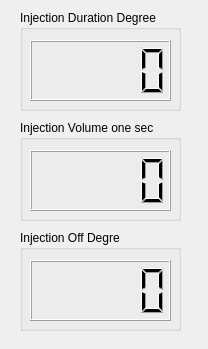
<?xml version="1.0" encoding="UTF-8"?>
<ui version="4.0">
 <class>frminj</class>
 <widget class="QWidget" name="frminj">
  <property name="geometry">
   <rect>
    <x>0</x>
    <y>0</y>
    <width>208</width>
    <height>349</height>
   </rect>
  </property>
  <property name="windowTitle">
   <string>Form</string>
  </property>
  <widget class="QGroupBox" name="groupBox">
   <property name="geometry">
    <rect>
     <x>20</x>
     <y>10</y>
     <width>161</width>
     <height>101</height>
    </rect>
   </property>
   <property name="title">
    <string>Injection Duration Degree</string>
   </property>
   <widget class="QLCDNumber" name="lcdInjDurDeg">
    <property name="geometry">
     <rect>
      <x>10</x>
      <y>30</y>
      <width>141</width>
      <height>61</height>
     </rect>
    </property>
   </widget>
  </widget>
  <widget class="QGroupBox" name="groupBox_2">
   <property name="geometry">
    <rect>
     <x>20</x>
     <y>120</y>
     <width>161</width>
     <height>101</height>
    </rect>
   </property>
   <property name="title">
    <string>Injection Volume one sec</string>
   </property>
   <widget class="QLCDNumber" name="lcdInjVol">
    <property name="geometry">
     <rect>
      <x>10</x>
      <y>30</y>
      <width>141</width>
      <height>61</height>
     </rect>
    </property>
   </widget>
  </widget>
  <widget class="QGroupBox" name="groupBox_3">
   <property name="geometry">
    <rect>
     <x>20</x>
     <y>230</y>
     <width>161</width>
     <height>101</height>
    </rect>
   </property>
   <property name="title">
    <string>Injection Off Degre</string>
   </property>
   <widget class="QLCDNumber" name="lcdInjOffDeg">
    <property name="geometry">
     <rect>
      <x>10</x>
      <y>30</y>
      <width>141</width>
      <height>61</height>
     </rect>
    </property>
   </widget>
  </widget>
 </widget>
 <resources/>
 <connections/>
</ui>
